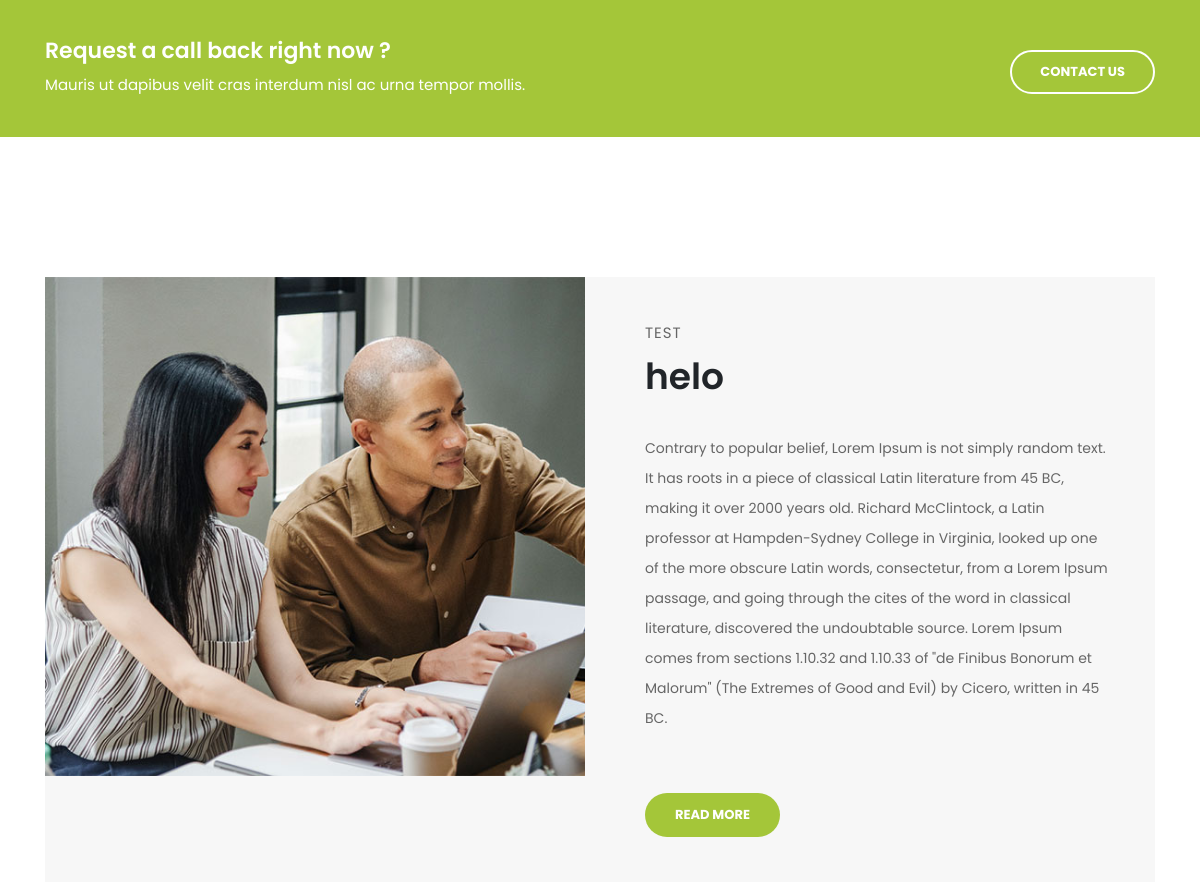
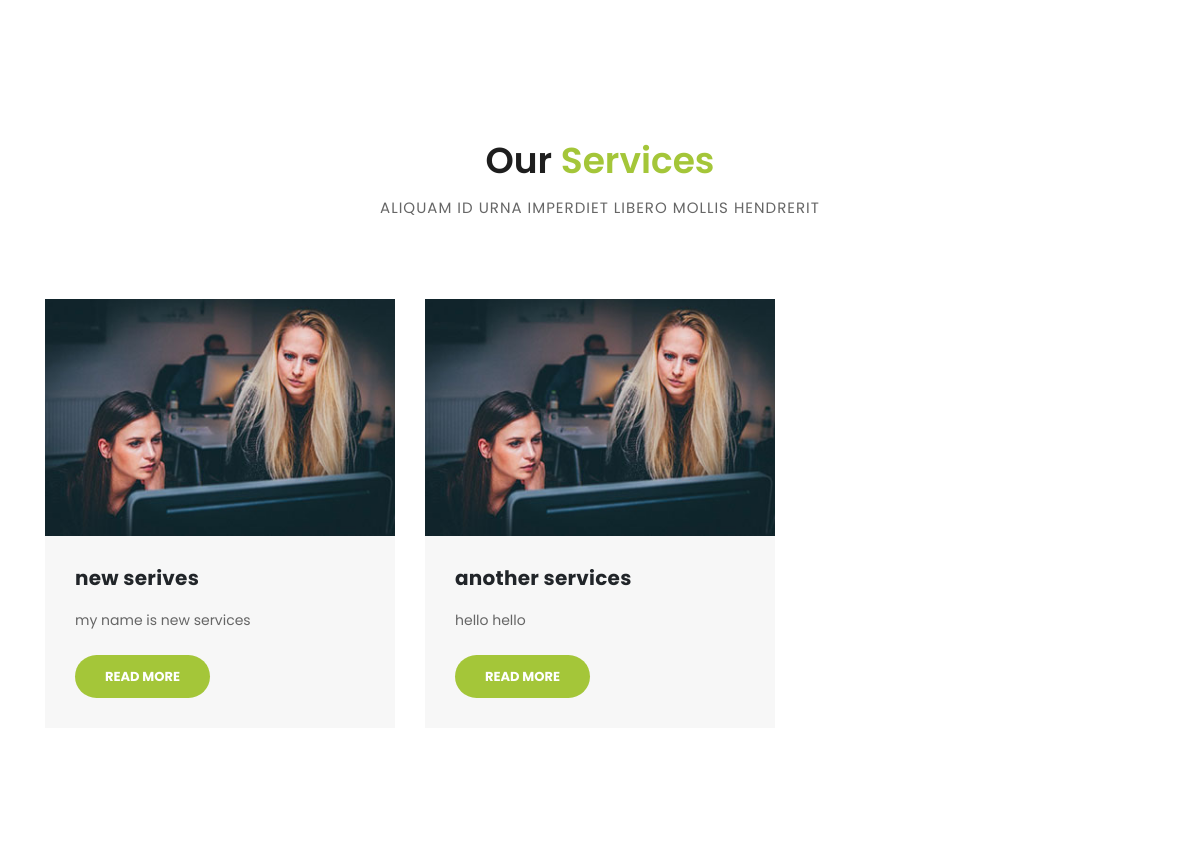
Before: / (middle part) with the older database file (2 pictures, top to bottom).
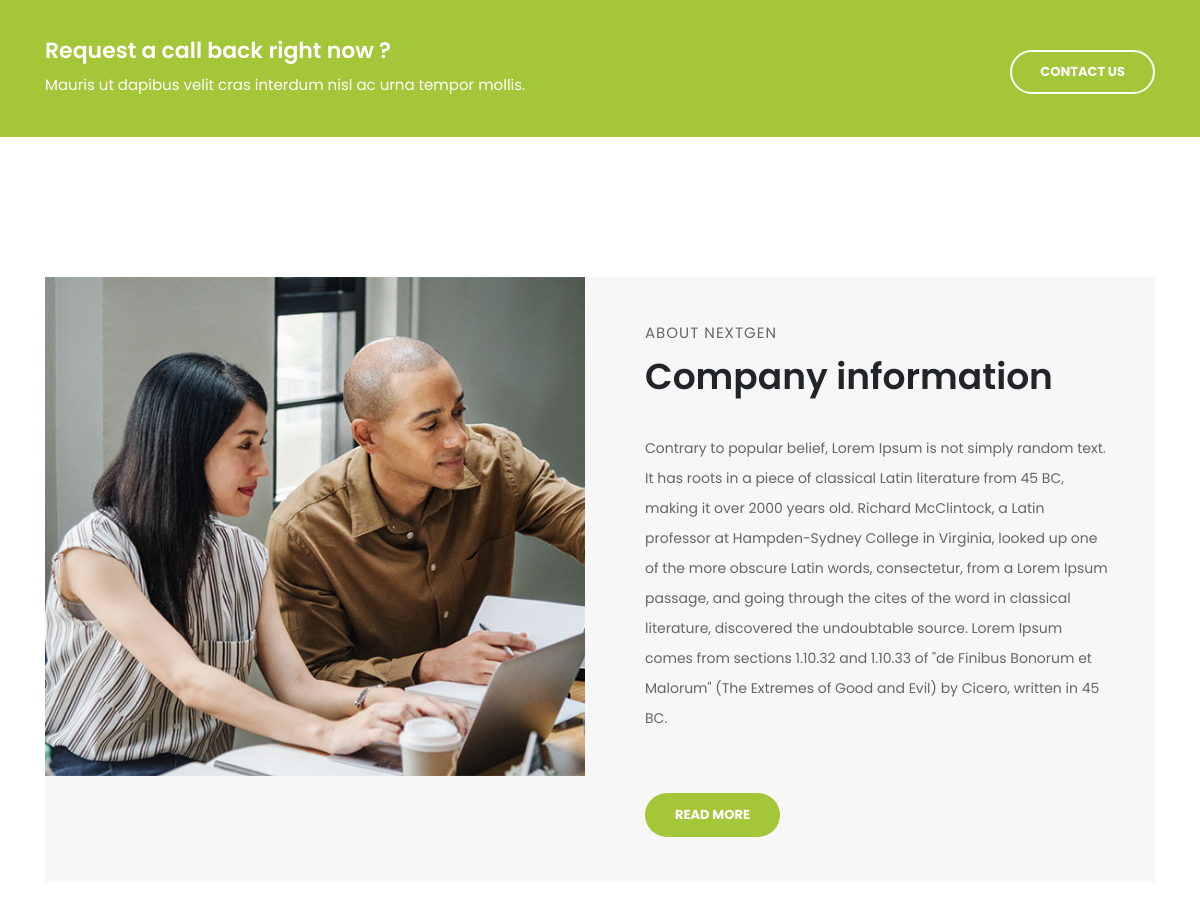
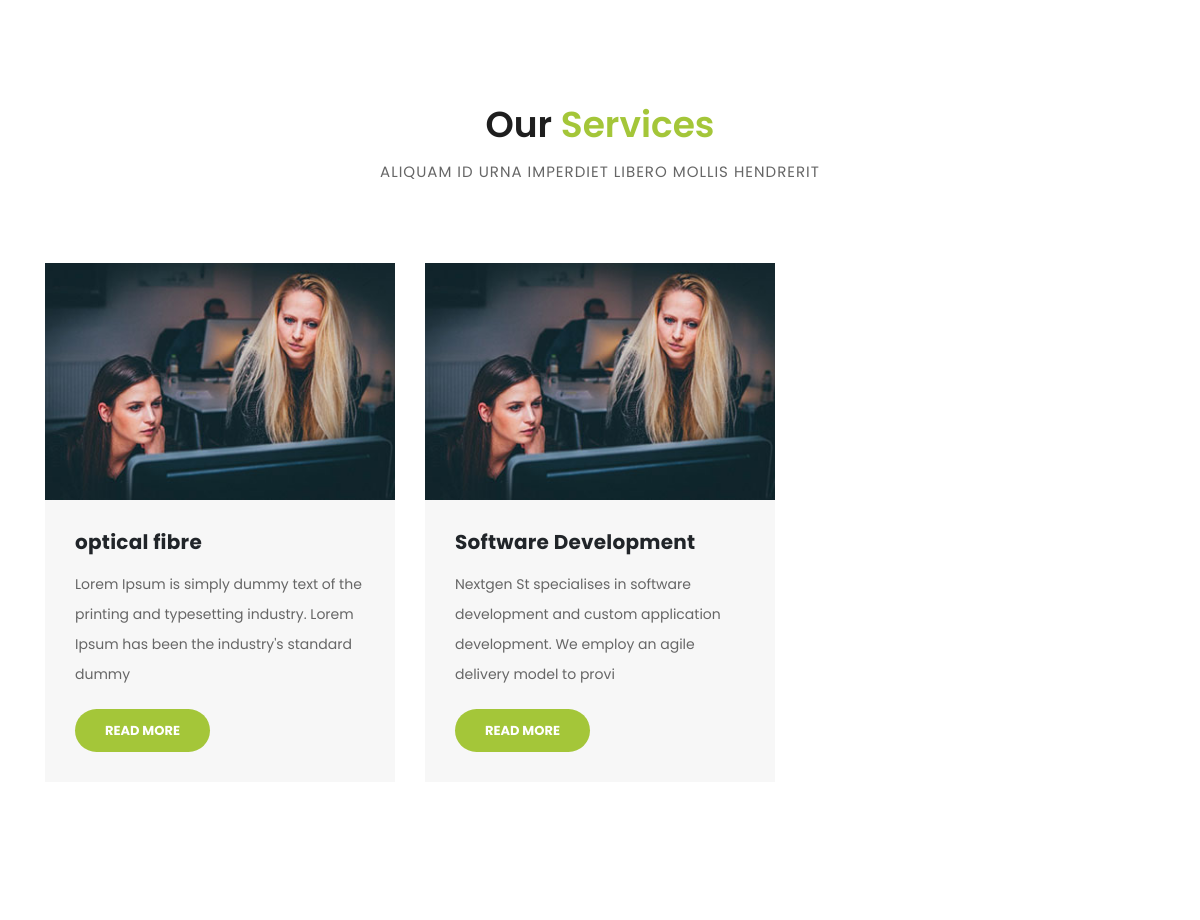
After: the same page with the newer database file (2 pictures, top to bottom).
### blog/models.py (models this page shows, shortened)
class aboutus(models.Model):
    title = models.CharField(max_length=200)
    heading = models.CharField(max_length=300)
    description =models.TextField(max_length=700)

class services(models.Model):
    title =models.CharField(max_length=100)
    description =models.TextField(max_length=1000)

### blog/views.py (the view)
# urls.py: path('', views.home, name='home'),
def home(request):
    obj = aboutus.objects.all()[0]
    qs = services.objects.all()
    diction = {
        'object':obj,
        'Title': 'Home',
        'qs':qs,
    }
    return render(request, 'home.html', context=diction)

### templates/home.html (shortened to what this page needs)
 {% extends 'base.html' %}
 {% load static %}
 {% block content %}
    <div class="request-form">
      <div class="container">
        <div class="row">
          <div class="col-md-8">
            <h4>Request a call back right now ?</h4>
            <span>Mauris ut dapibus velit cras interdum nisl ac urna tempor mollis.</span>
          </div>
          <div class="col-md-4">
            <a href="{% url 'contact' %}" class="border-button">Contact Us</a>
          </div>
        </div>
      </div>
    </div>
    <div class="more-info">
      <div class="container">
        <div class="row">
          <div class="col-md-12">
            <div class="more-info-content">
              <div class="row">
                <div class="col-md-6">
                  <div class="left-image">
                    <img src="{% static 'assets/images/more-info.jpg' %}" alt="">
                  </div>
                </div>
                <div class="col-md-6 align-self-center">
                  <div class="right-content">
                    <span> {{ object.title}}</span>
                    <h2> {{ object.heading}}</h2>
                    <p>{% if object.description %} {{ object.description|slice:":577" }} {% else %}  Description coming soon  {% endif %}<br><br></p>
                    <a href="{% url 'about' %}" class="filled-button">Read More</a>
                  </div>
                </div>
              </div>
            </div>
          </div>
        </div>
      </div>
    </div>
    <div class="services">
      <div class="container">
        <div class="row">
          <div class="col-md-12">
            <div class="section-heading">
              <h2>Our <em>Services</em></h2>
              <span>Aliquam id urna imperdiet libero mollis hendrerit</span>
            </div>
          </div>
          {% for i in qs %}
          <div class="col-md-4">
            <div class="service-item">
              <img src="{% static 'assets/images/service_01.jpg' %}" alt="">
              <div class="down-content">
                <h4> {{ i.title }}</h4>
                <p>{{ i.description|slice:":125"}}</p>
                <a href="{% url 'service-details' id=i.id %}" class="filled-button">Read More</a>
              </div>
            </div>
          </div>
          {% endfor %}
        </div>
      </div>
    </div>
    {% endblock %}

### templates/base.html (shortened to what this page needs)
<!DOCTYPE html>
<html lang="en">
{% load static %}
  <head>
    <link href="{% static 'vendor/bootstrap/css/bootstrap.min.css' %}" rel="stylesheet">
    <link rel="stylesheet" href="{% static 'assets/css/fontawesome.css' %}">
    <link rel="stylesheet" href="{% static 'assets/css/templatemo-finance-business.css' %}">
    <link rel="stylesheet" href="{% static 'assets/css/owl.css' %}">
  </head>
  <body>
    {% block content %}
    {% endblock %}
  </body>
</html>

### static/assets/css/templatemo-finance-business.css (style rules this page uses)
body { font-family: 'Poppins', sans-serif; overflow-x: hidden; text-rendering: optimizeLegibility; -webkit-font-smoothing: antialiased; -moz-osx-font-smoothing: grayscale; }
p { margin-bottom: 0px; font-size: 14px; color: #666666; line-height: 30px; }
a { text-decoration: none!important; }
h1,h2,h3,h4,h5,h6 { margin: 0px; }
a.filled-button { background-color: #a4c639; color: #fff; font-size: 13px; text-transform: uppercase; font-weight: 700; padding: 12px 30px; border-radius: 30px; display: inline-block; transition: all 0.3s; }
a.border-button { background-color: transparent; color: #fff; border: 2px solid #fff; font-size: 13px; text-transform: uppercase; font-weight: 700; padding: 10px 28px; border-radius: 30px; display: inline-block; transition: all 0.3s; }
.section-heading { text-align: center; margin-bottom: 80px; }
.section-heading h2 { font-size: 36px; font-weight: 600; color: #1e1e1e; }
.section-heading em { font-style: normal; color: #a4c639; }
.section-heading span { display: block; margin-top: 15px; text-transform: uppercase; font-size: 15px; color: #666; letter-spacing: 1px; }
*, *:before, *:after { -webkit-box-sizing: border-box; box-sizing: border-box; -webkit-font-smoothing: antialiased; -moz-osx-font-smoothing: grayscale; }
.request-form { background-color: #a4c639; padding: 40px 0px; color: #fff; }
.request-form h4 { font-size: 22px; font-weight: 600; }
.request-form span { font-size: 15px; font-weight: 400; display: inline-block; margin-top: 10px; }
.request-form a.border-button { margin-top: 12px; float: right; }
.services { margin-top: 140px; }
.service-item img { width: 100%; overflow: hidden; }
.service-item .down-content { background-color: #f7f7f7; padding: 30px; }
.service-item .down-content h4 { font-size: 20px; font-weight: 700; letter-spacing: 0.25px; margin-bottom: 15px; }
.service-item .down-content p { margin-bottom: 20px; }
.more-info { margin-top: 140px; }
.more-info .left-image img { width: 100%; overflow: hidden; }
.more-info .more-info-content { background-color: #f7f7f7; }
.more-info .right-content { padding: 45px 45px 45px 30px; }
.more-info .right-content span { text-transform: uppercase; font-size: 15px; color: #666; letter-spacing: 1px; margin-bottom: 10px; display: block; }
.more-info .right-content h2 { font-size: 36px; font-weight: 600; margin-bottom: 35px; }
.more-info .right-content p { margin-bottom: 30px; }

Changed rows visible on the page:
removed services: title "new serives", description "my name is new services"
removed services: title "another services", description "hello hello"
changed aboutus: title "TEST" → "ABOUT NEXTGEN"; heading "helo" → "Company information"
added services: title "optical fibre", description "Lorem Ipsum is simply dummy text of the printing and typesetting industry. Lorem Ipsum has been the industry's standard dummy"
added services: title "Software Development", description "Nextgen St specialises in software development and custom application development. We employ an agile delivery model to provi"
